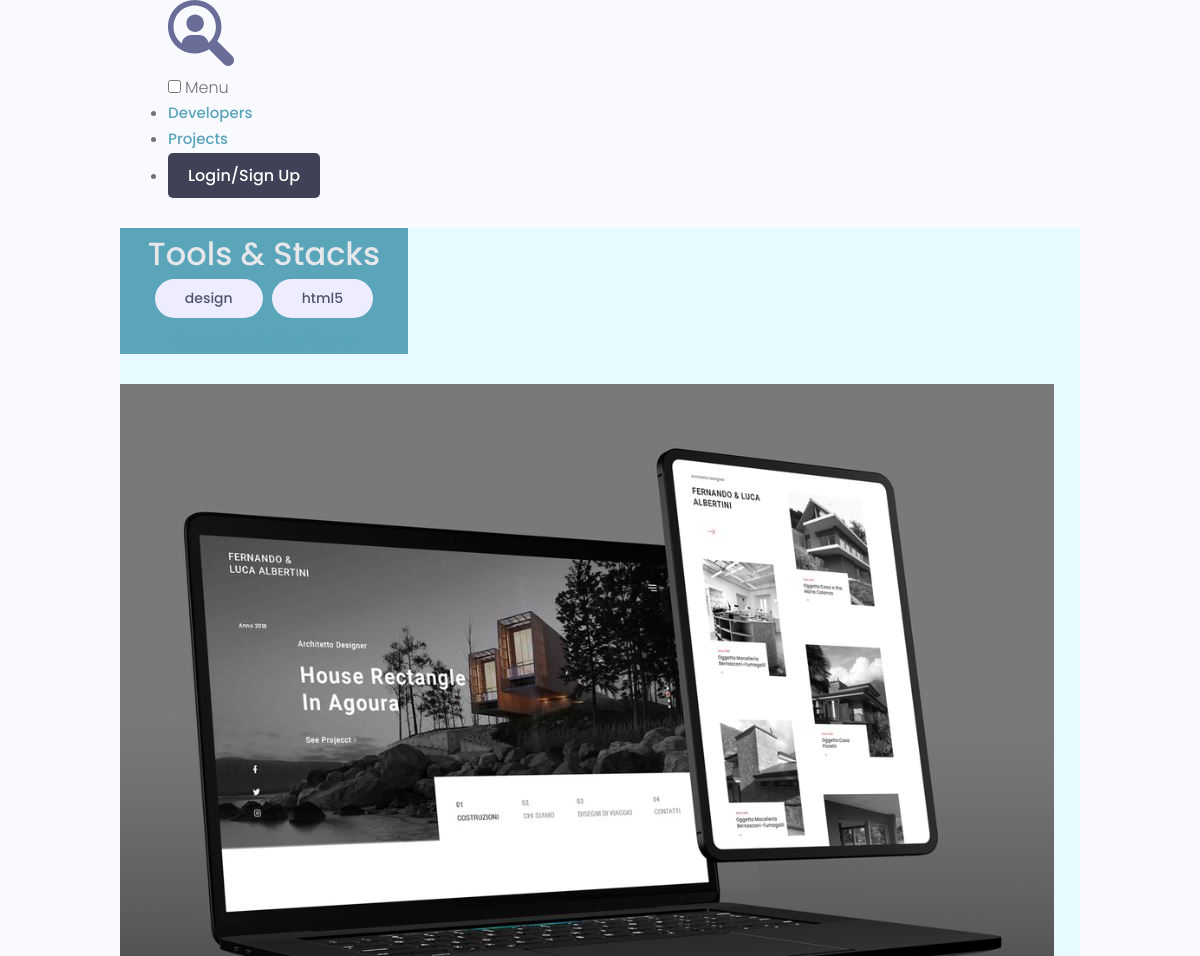
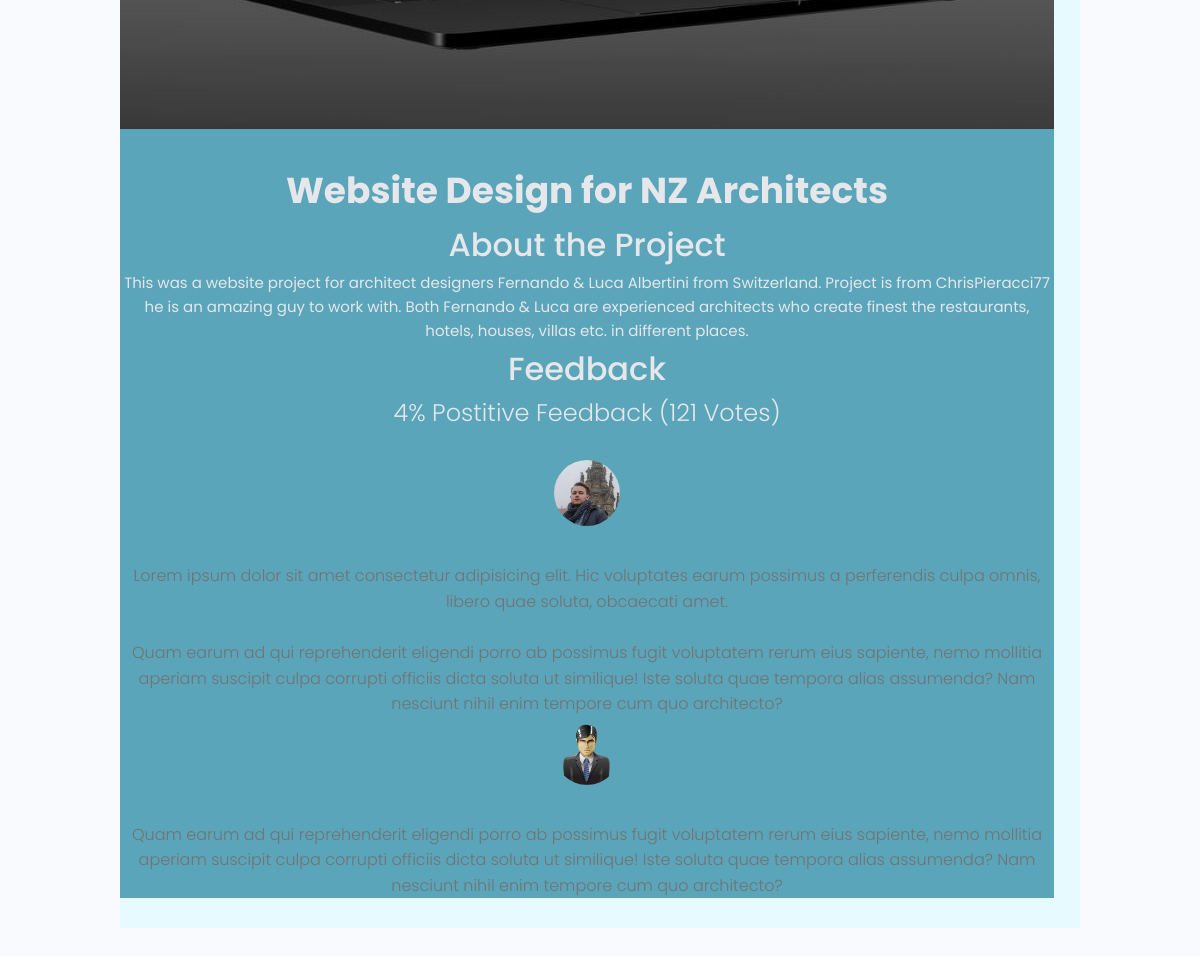
Page /projects/project/2/ on the committed database (2 pictures, top to bottom).
### projects/models.py (models this page shows, shortened)
class Tag(models.Model):
    name = models.CharField(max_length=200)
    created = models.DateTimeField(auto_now_add=True)
    def __str__(self):
        return self.name

class Project(models.Model):
    owner = models.ForeignKey(Profile, on_delete=models.SET_NULL, null=True, blank=True)
    title = models.CharField(max_length=200)
    description = models.TextField(null=True, blank=True)
    featured_image = models.ImageField(null=True, blank=True, upload_to="projects/%Y/%m/%d/", default="default.jpg")
    demo_link = models.CharField(max_length=2000, null=True, blank=True)
    source_link = models.CharField(max_length=2000, null=True, blank=True)
    tags = models.ManyToManyField('Tag', blank=True)
    vote_total = models.IntegerField(default=0, null=True, blank=True)
    vote_ratio = models.IntegerField(default=0, null=True, blank=True)
    created = models.DateTimeField(auto_now_add=True)
    class Meta:
        ordering = ['-vote_ratio', '-vote_total', 'title']
    def reviewers(self):
        queryset = self.review_set.all().values_list('owner__id', flat=True)
        return queryset

class Review(models.Model):
    VOTE_TYPE = (
        ('up', 'Up Vote'),
        ('down', 'Down Vote')
    )
    owner = models.ForeignKey(Profile, on_delete=models.CASCADE, null=True)
    project = models.ForeignKey(Project, on_delete=models.CASCADE)
    body = models.TextField(null=True, blank=True)
    value = models.CharField(max_length=200, choices=VOTE_TYPE)
    created = models.DateTimeField(auto_now_add=True)
    class Meta:
        unique_together = [['owner', 'project']]

### users/models.py (models this page shows, shortened)
class Profile(models.Model):
    user = models.OneToOneField(User, on_delete=models.CASCADE, null=True, blank=True)
    name = models.CharField(max_length=200, blank=True, null=True)
    email = models.EmailField(max_length=500, blank=True, null=True)
    username = models.CharField(max_length=200, blank=True, null=True)
    short_info = models.CharField(max_length=200, blank=True, null=True)
    bio = models.TextField(blank=True, null=True)
    profile_image = models.ImageField(blank=True, null=True, upload_to='profiles/', default="profiles/user-default.png")
    social_github = models.CharField(max_length=200, blank=True, null=True)
    social_youtube = models.CharField(max_length=200, blank=True, null=True)
    social_website = models.CharField(max_length=200, blank=True, null=True)
    created = models.DateTimeField(auto_now_add=True)

### projects/views.py (the view, shortened to what this page needs)
# urls.py: path('project/<str:pk>/', views.project, name="project"),
def project(request, pk):
    project_obj = Project.objects.get(id=pk)
    form = ReviewForm()
    return render(request, 'projects/single-project.html', {'project': project_obj, 'form': form})

### projects/forms.py
class ReviewForm(ModelForm):
    class Meta:
        model = Review
        fields = ['value', 'body']
        labels = {
            'value': 'Place your vote',
            'body': 'Add a comments with your vote'
        }
    def __init__(self, *args, **kwargs):
        super().__init__(*args, **kwargs)
        for name, field in self.fields.items():
            field.widget.attrs.update({'class': 'input'})

### projects/templates/projects/single-project.html (shortened to what this page needs)
{% extends 'projects/base.html' %}
{% block content %}
  <main class="singleProject my-md">
    <div class="container">
      <div class="layout">
        <div class="column column--1of3">
          <h3 class="singleProject__subtitle">Tools & Stacks</h3>
          <div class="singleProject__toolStack">
            {% for tag in project.tags.all %}
            <span class="tag tag--pill tag--sub tag--lg">
              <small>{{ tag }}</small>
            </span>
            {% endfor %}
          </div>
          {% if project.source_link %}
          <a class="singleProject__liveLink" href="{{ project.source_link }}" target="_blank">
          </a>
          {% endif %}
          {% if project.demo_link %}
          <a class="singleProject__liveLink" href="{{ project.demo_link }}" target="_blank">
          </a>
          {% endif %}
        </div>
        <div class="column column--2of3">
          <img class="singleProject__preview" src="{{ project.featured_image.url }}" alt="portfolio thumbnail" />
          <a href="profile.html" class="singleProject__developer">{{ project.owner.name }}</a>
          <h2 class="singleProject__title">{{ project.title }}</h2>
          <h3 class="singleProject__subtitle">About the Project</h3>
          <div class="singleProject__info">{{ project.description }}</div>
          <div class="comments">
            <h3 class="singleProject__subtitle">Feedback</h3>
            <h5 class="project--rating">
              {{ project.vote_ratio }}% Postitive
                    Feedback ({{ project.vote_total }} Vote{{ project.vote_total|pluralize:'s' }})
            </h5>
            {% if request.user.profile.id in project.reviewers %}
            <p>You have alredy submitted your review for this project</p>
            {% elif request.user.profile == project.owner %}
            <p>Your review your work</p>
            {% else %}
            <a href="{% url 'login' %}">Please login to leave a review</a>
            {% endif %}
            <div class="commentList">
              {% for review in project.review_set.all %}
              {% if review.body %}
              <div class="comment">
                <a href="{% url 'user_profile' review.owner.id %}">
                  <img class="avatar avatar--md"
                    src="{{ review.owner.profile_image.url }}" alt="user" />
                </a>
                <div class="comment__details">
                  <a href="profile.html" class="comment__author">{{ review.owner.name }}</a>
                  <p class="comment__info">{{ review.body|linebreaksbr }}</p>
                </div>
              </div>
              {% endif %}
              {% endfor %}
            </div>
          </div>
        </div>
      </div>
    </div>
  </main>
{% endblock %}

### projects/static/uikit/app.css (style rules this page uses)
.layout { background: var(--color-main-light); }
.layout > .column, .grid > .column { color: var(--color-light); text-align: center; background: var(--color-main); }

### projects/static/uikit/styles/modules/_variables.css (style rules this page uses)
:root { --color-main: #5aa5b9; --color-main-light: #e6faff; --color-sub: #3f4156; --color-sub-light: #51546e; --color-sub-lighter: #ededfd; --color-text: #737373; --color-gray: #8b8b8b; --color-light: #e5e7eb; --color-light-gray: #767676; --color-bg: #f8fafd; --color-white: #fffefd; --color-white-light: #f3f3f3; --color-success: #359e64; --color-success-bg: #def8e8; --color-error: #fc4b0b; --color-error-bg: #fff2ee; --font-base: 'Poppins', arial, helvetica, 'Segoe UI', roboto, ubuntu, sans-serif; --font-monospace: 'Fira Code', 'Courier New', courier, monospace; --font-regular: 300; --font-medium: 500; --font-bold: 700; --generic-shadow: 1px 1px 5px #00000010; --generic-transition: all 0.3s ease-in-out; }

### projects/static/uikit/styles/modules/_base.css (style rules this page uses)
* { margin: 0; padding: 0; box-sizing: border-box; text-rendering: optimizeLegibility; color: inherit; font-size: inherit; }
html { font-size: 50%; }
@media only screen and (min-width: 480px) { html { font-size: 56.25%; } }
@media only screen and (min-width: 1200px) { html { font-size: 62.5%; } }
body { line-height: 1.6; font-weight: 400; font-size: 1.5rem; color: var(--color-text); background-color: var(--color-bg); min-height: 100vh; }

### projects/static/uikit/styles/modules/_typography.css (style rules this page uses)
* { font-family: var(--font-base); }
h2 { font-size: 3.6rem; font-weight: var(--font-bold); }
h3 { font-size: 3.2rem; font-weight: var(--font-medium); }
h5 { font-size: 2.4rem; font-weight: var(--font-medium); }
h5, h6 { font-weight: var(--font-regular); }
p, span, strong { font-size: 1.6rem; color: var(--color-text); font-weight: var(--font-regular); }
a { padding-bottom: 2px; text-decoration: none; display: inline-block; color: var(--color-main); font-weight: var(--font-medium); }

### projects/static/uikit/styles/modules/_utilities.css (style rules this page uses)
.container { width: 92%; max-width: 165rem; margin: 0 auto; box-sizing: border-box; }
@media screen and (min-width: 1000px) { .container { width: 90%; } }
@media screen and (min-width: 1200px) { .container { width: 80%; } }
.my-md { margin: 3rem auto; }

### projects/static/uikit/styles/modules/_avatar.css (style rules this page uses)
.avatar { border-radius: 50%; border: 2px solid var(--color-main); object-fit: cover; }
.avatar--md { height: 7rem; width: 7rem; }

### projects/static/uikit/styles/modules/_tag.css (style rules this page uses)
.tag { display: inline-flex; align-items: center; background-color: var(--color-sub); height: -webkit-fit-content; height: -moz-fit-content; height: fit-content; width: -webkit-fit-content; width: -moz-fit-content; width: fit-content; border-radius: 0.5rem; padding: 0.5rem 1.5rem; font-size: 1.2rem; cursor: pointer; }
.tag:not(:last-child) { margin-right: 0.25rem; margin-bottom: 0.75rem; }
.tag > small { color: var(--color-white); }
.tag--pill { border-radius: 5rem; }
.tag--sub, .tag--sub > small { background: var(--color-sub-lighter); color: var(--color-sub-light); font-weight: 500; }
.tag--lg { padding: 0.8rem 3rem; font-size: 1.4rem; }
.tag--lg:not(:last-child) { margin-right: 0.5rem; margin-bottom: 1rem; }

### projects/static/uikit/styles/modules/_layout.css (style rules this page uses)
.layout { display: flex; flex-flow: row wrap; justify-content: space-between; }
.layout > .column { margin-bottom: 3rem; }
.layout > .column.column--1of3 { flex-basis: 30%; }
.layout > .column.column--2of3 { flex-basis: 64%; }

### rows in the picture
Tag: name "design"
Tag: name "html5"
Project: featured_image (picture), title "Website Design for NZ Architects", description "This was a website project for architect designers Fernando & Luca Albertini from Switzerland. Project is from ChrisPieracci77 he is an amazing guy to work with. Both Fernando & Luca are experienced architects who create finest the restaurants, hotels, houses, villas etc. in different places.", vote_ratio "4", vote_total "121"
Review: owner.profile_image (picture), body "Lorem ipsum dolor sit amet consectetur adipisicing elit. Hic voluptates earum possimus a perferendis culpa omnis, libero quae soluta, obcaecati amet. Quam earum ad qui reprehenderit eligendi porro ab possimus fugit voluptatem rerum eius sapiente, nemo mollitia aperiam suscipit culpa corrupti officiis dicta soluta ut similique! Iste soluta quae tempora alias assumenda? Nam nesciunt nihil enim tempore cum quo architecto?"
Review: owner.profile_image (placeholder picture), body "Quam earum ad qui reprehenderit eligendi porro ab possimus fugit voluptatem rerum eius sapiente, nemo mollitia aperiam suscipit culpa corrupti officiis dicta soluta ut similique! Iste soluta quae tempora alias assumenda? Nam nesciunt nihil enim tempore cum quo architecto?"
